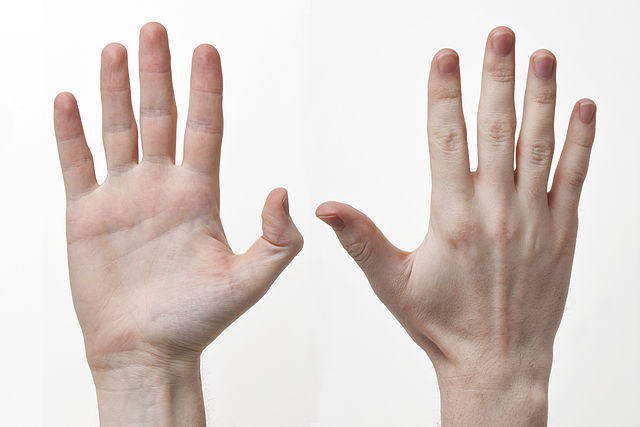
#> input picture hand.jpg, 640 x 427 px, found by its file name
$ python thresholdhsv.py
#> lines starting #> are read from the running program, lines starting #| are printed output that depends on the picture; after the words box and inside, x2 and y2 are one past the last pixel; in counts of white or black regions, pixels touching at a corner belong together
import cv2
import numpy as np

def nothing (x):
    pass
def createTrackbar():
    cv2.namedWindow("thresholding")
    cv2.createTrackbar("T","thresholding",0,255,nothing)


img= cv2.imread("images/hand.jpg")
#> img is the input picture: shape (427, 640, 3); mean B, G, R 201.5, 206.4, 218.3
cv2.imshow("original image",img)
img_graycolor=cv2.cvtColor(img, cv2.COLOR_BGR2GRAY)
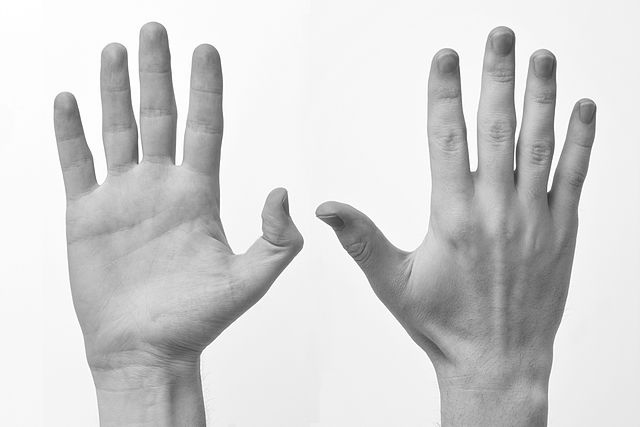
#> img_graycolor: shape (427, 640); min 47, max 255, mean 209.4
cv2.imshow("grayscale image",img_graycolor)

createTrackbar()
while True:
    T=cv2.getTrackbarPos("T","thresholding")
    print(T)
    img_hsv=cv2.cvtColor(img, cv2.COLOR_BGR2HSV)
#> img_hsv: shape (427, 640, 3); mean H, S, V 9.6, 24.8, 218.4
    lower=np.array([0,0,0])
    upper=np.array([100,150,200])
    thresh_img=cv2.inRange(img,lower,upper)
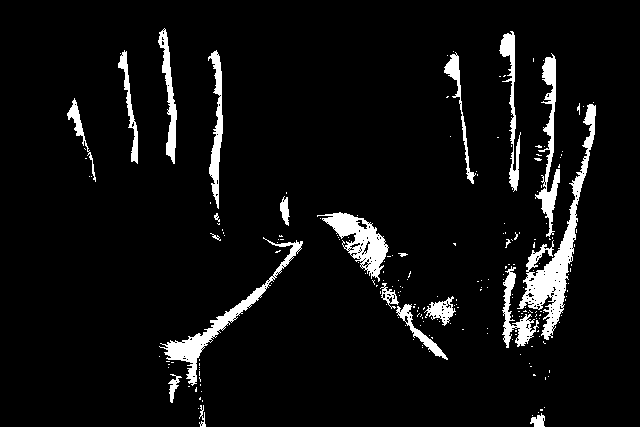
#> thresh_img: shape (427, 640); 6.1% white; 212 white regions (189 under 20 px), largest, box (x1, y1, x2, y2) and area: (517, 104, 596, 340) 3508, (159, 237, 303, 386) 2088, (317, 212, 389, 282) 1842

    cv2.imshow("threshimage",thresh_img)
    key=cv2.waitKey(1)
#> (key q is pressed here)
    if(key==ord('q')):
        break
    cv2.waitKey(0)
cv2.destroyAllWindows()

$ run again, with colors.jpeg copied over hand.jpg
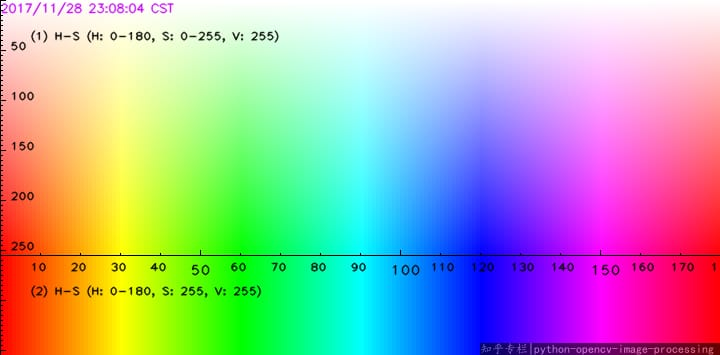
#> input picture colors.jpeg, 720 x 355 px, found by its file name
#> img is the input picture: shape (355, 720, 3); mean B, G, R 170.9, 171.2, 169.8
#> `img_graycolor=cv2.cvtColor(img, cv2.COLOR_BGR2GRAY)`:
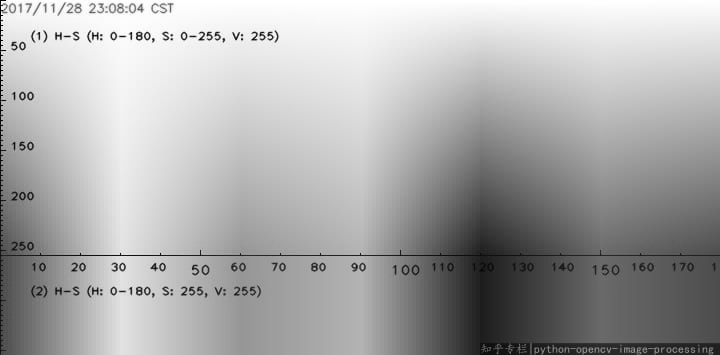
#> img_graycolor: shape (355, 720); min 0, max 255, mean 170.8
#> img_hsv: shape (355, 720, 3); mean H, S, V 90.4, 162.3, 249.4
#> `thresh_img=cv2.inRange(img,lower,upper)`:
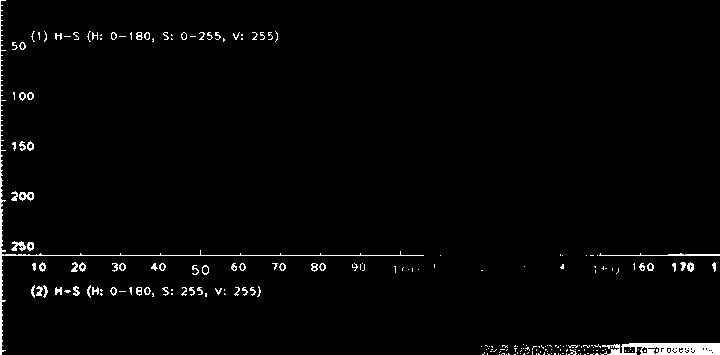
#> thresh_img: shape (355, 720); 2% white; 216 white regions (149 under 20 px), largest, box (x1, y1, x2, y2) and area: (0, 0, 424, 355) 1164, (600, 343, 720, 355) 1084, (599, 253, 720, 256) 178
